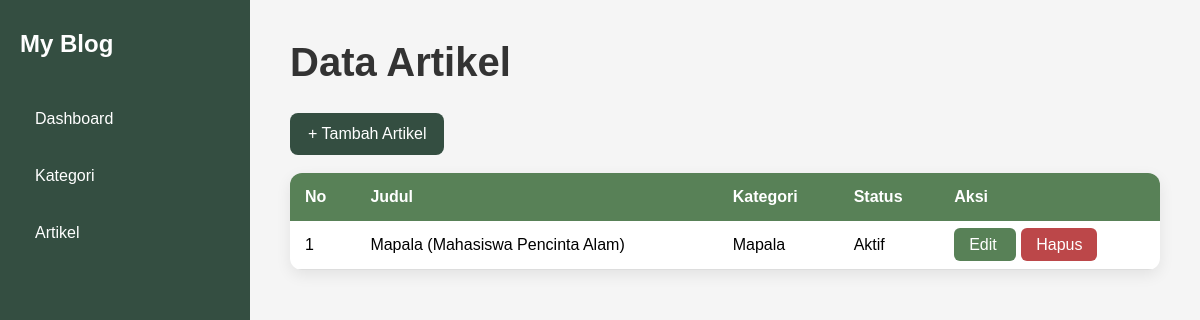
Page /artikel/ on the committed database.
### landingpage/models.py (models this page shows, shortened)
class Artikel(models.Model):
    judul = models.CharField(max_length=200)
    konten = models.TextField()
    kategori = models.ForeignKey(
        Kategori,
        on_delete=models.CASCADE
    )
    status = models.BooleanField(default=True)

class Kategori(models.Model):
    nama = models.CharField(max_length=100)

### landingpage/views.py (the view)
# urls.py: path('artikel/', views.artikel, name='artikel'),
def artikel(request):
    data_artikel = Artikel.objects.all()
    context = {
        'artikel': data_artikel
    }
    return render(request, 'artikel.html', context)

### landingpage/templates/artikel.html (shortened to what this page needs)
{% load static %}
<!DOCTYPE html>
<html lang="en">
<head>
    <link rel="stylesheet" href="{% static 'style.css' %}">
</head>
<body>
<div class="dashboard-container">
    <div class="sidebar">
        <h2>My Blog</h2>
        <a href="/home">Dashboard</a>
        <a href="/kategori">Kategori</a>
        <a href="/artikel">Artikel</a>
    </div>
    <div class="dashboard-content">
        <h1>Data Artikel</h1>
        <br>
        <a href="/tambah-artikel" class="tambah-btn">
            + Tambah Artikel
        </a>
        <br><br>
        <table class="kategori-table">
            <tr>
                <th>No</th>
                <th>Judul</th>
                <th>Kategori</th>
                <th>Status</th>
                <th>Aksi</th>
            </tr>
            {% for a in artikel %}
            <tr>
                <td>{{ forloop.counter }}</td>
                <td>{{ a.judul }}</td>
                <td>{{ a.kategori.nama }}</td>
                <td>
                    {% if a.status %}
                        Aktif
                    {% else %}
                        Tidak Aktif
                    {% endif %}
                </td>
                <td>
                    <a href="/edit-artikel/{{ a.id }}" class="edit-btn">
                        Edit
                    </a>
                    <a href="/hapus-artikel/{{ a.id }}" class="hapus-btn">
                        Hapus
                    </a>
                </td>
            </tr>
            {% endfor %}
        </table>
    </div>
</div>
</body>
</html>

### static/style.css (style rules this page uses)
* { margin: 0; padding: 0; box-sizing: border-box; font-family: Arial, Helvetica, sans-serif; }
body { min-height: 100vh; background: linear-gradient(135deg,#87986A,#556B2F); }
.dashboard-container { display: flex; width: 100%; min-height: 100vh; }
.sidebar { width: 250px; background: #344E41; padding: 30px 20px; position: relative; }
.sidebar h2 { color: white; margin-bottom: 40px; }
.sidebar a { display: block; text-decoration: none; color: white; margin-bottom: 15px; padding: 12px 15px; border-radius: 8px; transition: 0.3s; }
.dashboard-content { flex: 1; padding: 40px; background: #f5f5f5; }
.dashboard-content h1 { margin-bottom: 10px; color: #333; font-size: 40px; }
.kategori-table { width: 100%; border-collapse: collapse; background: white; border-radius: 12px; overflow: hidden; box-shadow: 0px 5px 15px rgba(0,0,0,0.08); }
.kategori-table th { background: #588157; color: white; padding: 15px; text-align: left; }
.kategori-table td { padding: 15px; border-bottom: 1px solid #ddd; }
.tambah-btn { display: inline-block; text-decoration: none; background: #344E41; color: white; padding: 12px 18px; border-radius: 8px; transition: 0.3s; }
.edit-btn { text-decoration: none; background: #588157; color: white; padding: 8px 15px; border-radius: 6px; }
.hapus-btn { text-decoration: none; background: #bc4749; color: white; padding: 8px 15px; border-radius: 6px; margin-left: 5px; }

### rows in the picture
Artikel: judul "Mapala (Mahasiswa Pencinta Alam)", kategori.nama "Mapala", status "Aktif"
